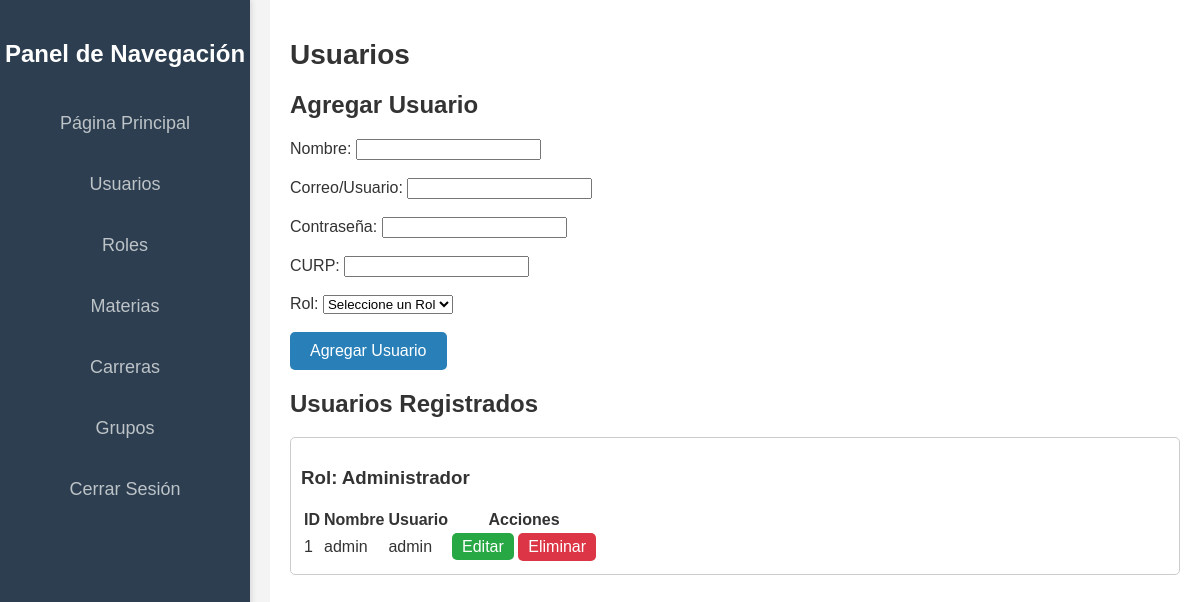
The app's page /public_html/Administrador/Usuarios/Usuarios.php with its own data.
### tables this page shows
CREATE TABLE IF NOT EXISTS USUARIOS (
    IDUsuario INT AUTO_INCREMENT PRIMARY KEY,
    Nombre VARCHAR(100) NOT NULL,
    Usuario VARCHAR(50) NOT NULL UNIQUE,
    Password VARBINARY(255) NOT NULL,   
    CURP VARCHAR(18) NOT NULL UNIQUE,
    IDRol INT,
    FOREIGN KEY (IDRol) REFERENCES ROLES(IDRol)
        ON DELETE SET NULL
        ON UPDATE CASCADE
);

### public_html/Administrador/Usuarios/Usuarios.php (the view, shortened to what this page needs)
<!DOCTYPE html>
<html lang="es">
<head>
    <link rel="stylesheet" href="../../src/styles/stylesA.css">
</head>
<body>
    <?php include '../sidebar_administrador.php'; ?>
    <div class='content'>
        <h1>Usuarios</h1>
        <h2>Agregar Usuario</h2>
        <form action="agregar_usuario.php" method="POST">
            <label for="nombre">Nombre:</label>
            <input type="text" id="nombre" name="nombre" required><br><br>
            <label for="usuario">Correo/Usuario:</label>
            <input type="email" id="usuario" name="usuario" required><br><br>
            <label for="password">Contraseña:</label>
            <input type="text" id="password" name="password" required><br><br>
            <label for="curp">CURP:</label>
            <input type="text" id="curp" name="curp" required maxlength="18" pattern="[A-Z0-9]{18}"><br><br>
            <label for="rol">Rol:</label>
            <select id="rol" name="rol" required onchange="mostrarCamposAlumno()">
                <option value="0">Seleccione un Rol</option>
                <?php
                include '../../src/conexion_lectura.php';
                ?>
            </select><br><br>
            <button type="submit">Agregar Usuario</button>
        </form>
        <h2>Usuarios Registrados</h2>
        <?php
        $sqlUsuarios = "SELECT U.IDUsuario, U.Nombre, U.Usuario, U.IDRol, R.NombreRol
                        FROM USUARIOS U
                        JOIN ROLES R ON U.IDRol = R.IDRol";
        $resultUsuarios = $conn->query($sqlUsuarios);
        $usuariosPorRol = [];
        while ($rowUsuario = $resultUsuarios->fetch_assoc()) {
            $usuariosPorRol[$rowUsuario['NombreRol']][] = $rowUsuario;
        }
        foreach ($usuariosPorRol as $rol => $usuarios) {
            echo "<div class='rol-section'><h3>Rol: $rol</h3>";
            echo "<table>
                <tr>
                    <th>ID</th>
                    <th>Nombre</th>
                    <th>Usuario</th>
                    <th>Acciones</th>
                </tr>";
            foreach ($usuarios as $usuario) {
                echo "<tr>
                    <td>{$usuario['IDUsuario']}</td>
                    <td>{$usuario['Nombre']}</td>
                    <td>{$usuario['Usuario']}</td>
                    <td>
                        <a href='editar_usuario.php?id={$usuario['IDUsuario']}' class='boton-editar'>Editar</a>
                        <form action='eliminar_usuario.php' method='POST' style='display:inline;'>
                            <input type='hidden' name='id' value='{$usuario['IDUsuario']}'>
                            <button type='submit' class='boton-eliminar' onclick='return confirm(\"¿Estás seguro de que quieres eliminar este usuario?\");'>Eliminar</button>
                        </form>
                    </td>
                </tr>";
            }
            echo "</table></div>";
        }
        ?>
    </div>
</body>
</html>

### public_html/src/styles/stylesA.css (style rules this page uses)
body { font-family: Arial, sans-serif; background-color: #f4f4f4; margin: 0; padding: 0; color: #333; }
h1, h2 { color: #333; }
.content { margin-left: 270px; padding: 20px; min-height: 100vh; background-color: #fff; }
.content h1 { font-size: 28px; margin-bottom: 20px; }
button { background-color: #2980b9; color: white; padding: 10px 20px; border: none; border-radius: 5px; cursor: pointer; font-size: 16px; }

### public_html/Administrador/Usuarios/Usuarios.php (style rules this page uses)
.boton-editar { background-color: #28a745; color: white; padding: 5px 10px; border: none; border-radius: 5px; cursor: pointer; text-decoration: none; }
.boton-eliminar { background-color: #dc3545; color: white; padding: 5px 10px; border: none; border-radius: 5px; cursor: pointer; }
.rol-section { margin-bottom: 20px; border: 1px solid #ccc; border-radius: 5px; padding: 10px; }

### records on screen
usuarios: IDUsuario "1", Nombre "admin", Usuario "admin"

### other values on screen
$rol "Administrador"
